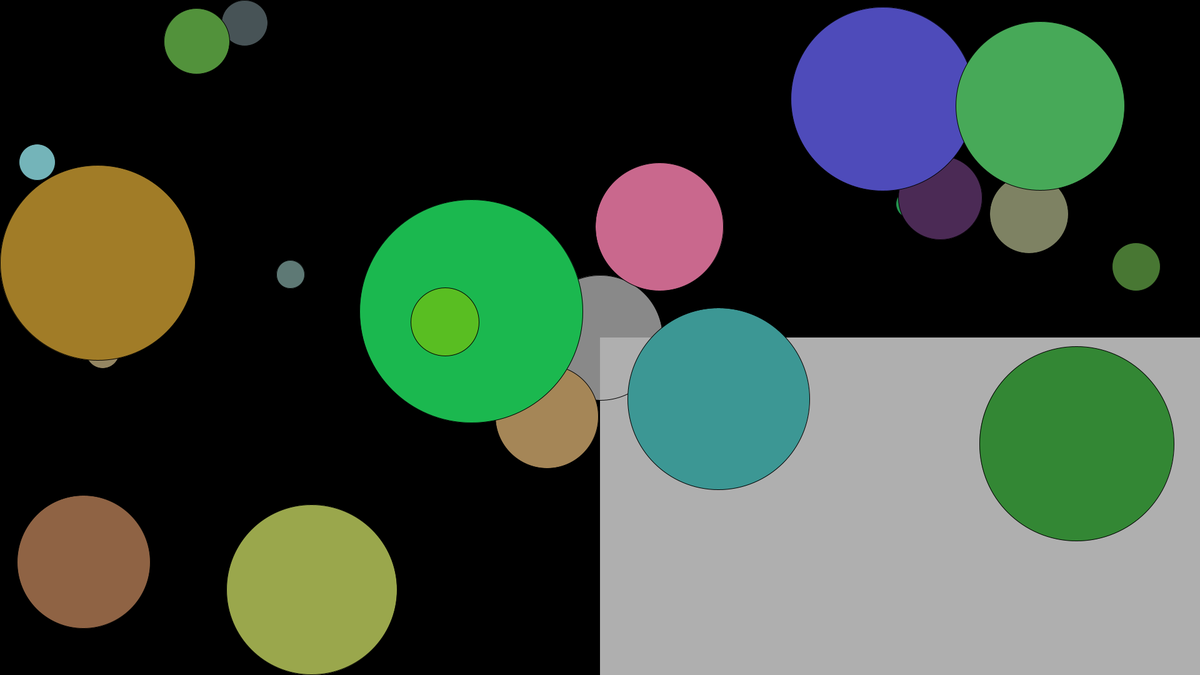
Frame 1 (no input)
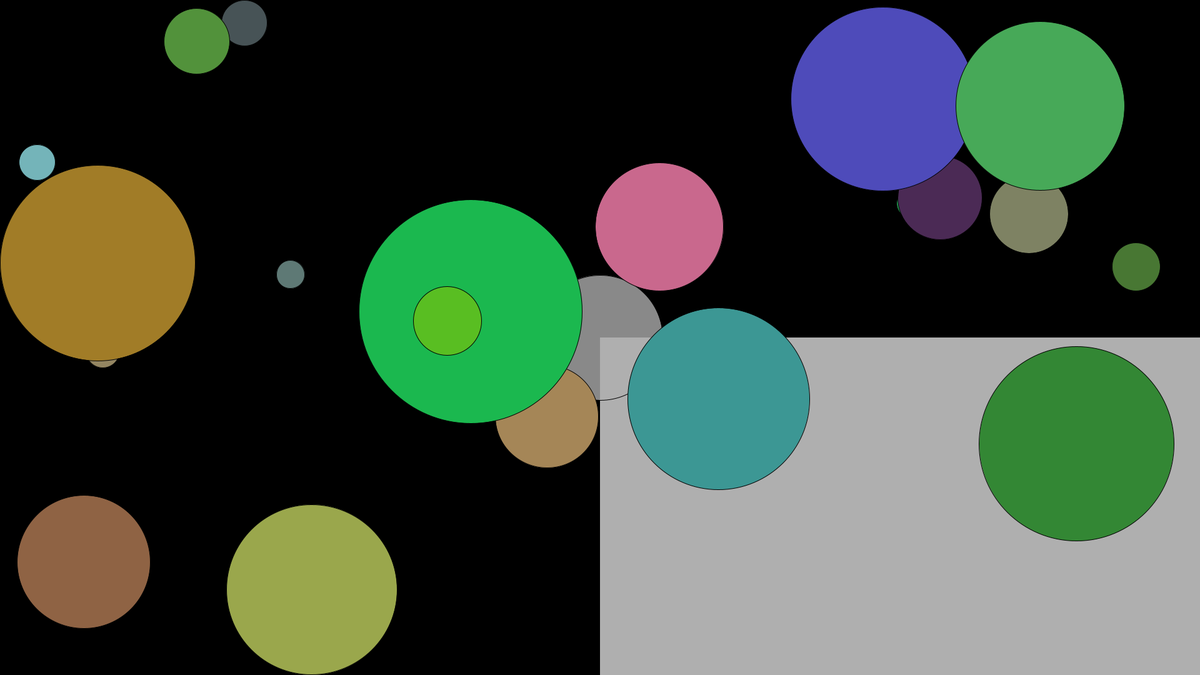
Frame 60 (the mouse pressed at the canvas centre just before this capture)
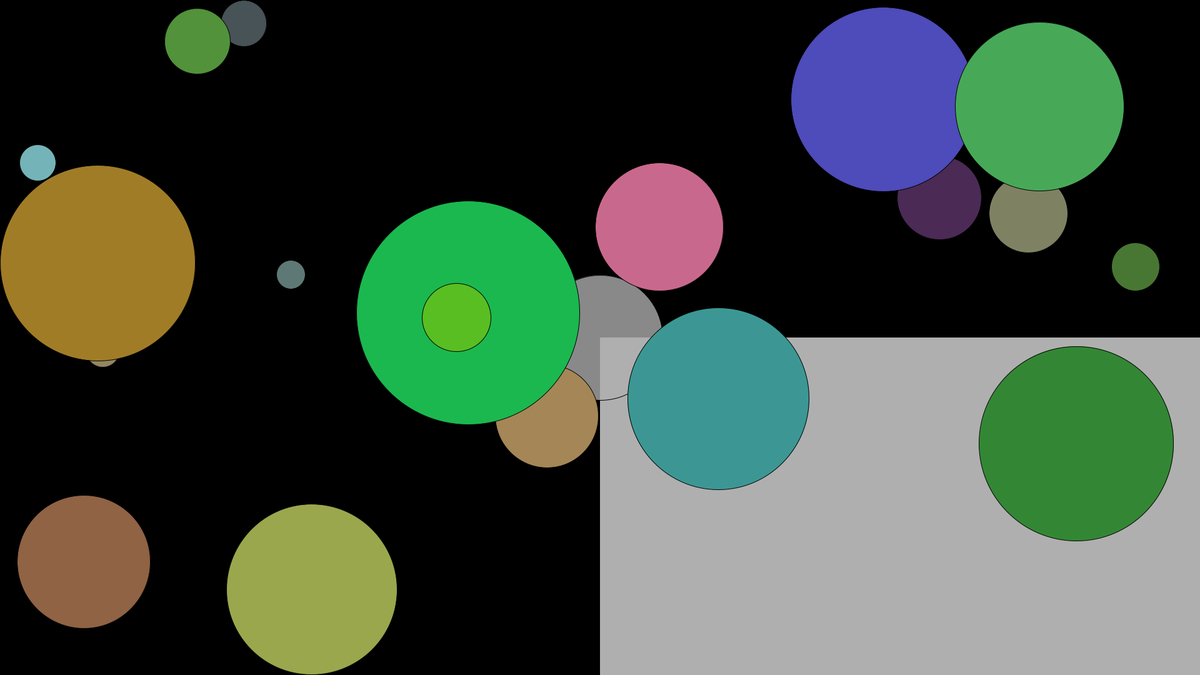
Frame 120 (the mouse held since frame 60 and released just before this capture)

The Processing sketch that drew these frames (run headless with seeded random() and noise(); from frame 60 on, the mouse is pressed at the canvas centre):

// Processing sketch: sketch_170122_gravity_objects
// ── sketch_170122_gravity_objects.pde
import java.util.*; 

class Liquid {
  float x,y,w,h;
  float c;
  
  Liquid(float x_, float y_, float w_, float h_, float c_) {
    x = x_;
    y = y_;
    w = w_;
    h = h_;
    c = c_;
  }
  void display() {
    noStroke();
    fill(175);
    rect(x,y,w,h);
  }
}
Liquid liquid;

class Mover {
  PVector location;
  PVector velocity;
  PVector acceleration;
  int topspeed;
  float mass;
  float scale;
  int r,g,b;
  int acclimit;
  float G;
  
  Mover(float m, float x, float y,int rr,int gg,int bb) {
    location=new PVector(x, y);
    velocity=new PVector(0, 0);
    acceleration=new PVector(0,0);
    topspeed=50;
    acclimit=2500;
    mass=m;
    G=0.5;
    scale=40;
    r=rr;
    g=gg;
    b=bb;
  }
  
  void applyForce(PVector force) {
    PVector f=force.get();
    f.div(mass);
    acceleration.add(f);
  }
  
  void update() {
    
    acceleration.limit(acclimit);
   //println(acceleration);
    velocity.add(acceleration);
    velocity.limit(topspeed);
    location.add(velocity);
    acceleration.mult(0);
    
  }
  
   void display() {
     stroke(0);
     fill(r,g,b);
     ellipse(location.x,location.y,mass*scale,mass*scale);
   }
   
   void checkEdges() {
    if ((location.x+(mass*scale)/2 > width) || (location.x-(mass*scale)/2 < 0)) {
     if (location.x+(mass*scale)/2>width) location.x=width-(mass*scale)/2;
     if (location.x-(mass*scale)/2<0) location.x=(mass*scale)/2;
      velocity.x = velocity.x * -0.9;
    }
    if ((location.y+(mass*scale)/2 > height) || (location.y-(mass*scale)/2 < 0)) {
      if (location.y+(mass*scale)/2>height) location.y=height-(mass*scale)/2;
     if (location.y-(mass*scale)/2<0) location.y=(mass*scale)/2;
    velocity.y = velocity.y * -0.9;
    }
   }
   
   boolean isInside(Liquid l) {
  if (location.x>l.x && location.x<l.x+l.w && location.y>l.y && location.y<l.y+l.h)
  {
    return true;
  } else {
    return false;
  }
}

void drag(Liquid l) {
   
    float speed=velocity.mag();
    float dragMagnitude=l.c*speed*speed;
    PVector drag=velocity.get();
    drag.mult(-1);
    drag.normalize();
    drag.mult(dragMagnitude);
    
    applyForce(drag);
}

PVector attract(Mover m) {
    PVector force=PVector.sub(location, m.location);
    float distance=force.mag();
    distance = constrain(distance,20,1000);
    force.normalize();
    float strength=(G*mass*m.mass)/(distance*distance);
    force.mult(strength);
    return force;
  }
}

Mover[] movers =new Mover[20];

class Attractor {
  float mass;
  PVector location;
  float G;
 
  Attractor() {
    location = new PVector(width/2,height/2);
    mass = 20;
    G=1;
  }
  
  PVector attract(Mover m) {
    PVector force=PVector.sub(location, m.location);
    float distance=force.mag();
    distance = constrain(distance,5,25);
    force.normalize();
    float strength=(G*mass*m.mass)/(distance*distance);
    force.mult(strength);
    return force;
  }
    
 
  void display() {
    stroke(0);
    fill(175,200);
    ellipse(location.x,location.y,mass*10,mass*10);
  }
}


Attractor a;

void setup() {
  size(1920,1080);
  background(0);
  liquid=new Liquid(width/2, height/2, width/2, height/2, 0.1);
  a = new Attractor();
  frameRate(1000);
  float noiset=0;
  for (int i=0; i<movers.length;i++) {
  movers[i]=new Mover(random(1,10),random(width),random(height),
  (int)map(noise(noiset),0,1,0,255),(int)map(noise(noiset+10000),0,1,0,255),(int)map(noise(noiset+100000),0,1,0,255));
   noiset+=1;
  }
}

 float t=0;
 
void draw() {
  background(0);
  liquid.display();
  a.display();
  
  
  
  PVector wind=new PVector();
  wind.x=(noise(t)-0.5)*1;
  wind.y=(noise(t+10000)-0.5)*1;
  if (mousePressed){ wind.x+=10;}
  
  
  for(int i=0;i<movers.length;i++) {
     if (movers[i].isInside(liquid)) {
      movers[i].drag(liquid);
    }
    for (int j=0;j<movers.length;j++) {
      if (i!=j) {
        PVector force=movers[j].attract(movers[i]);
        movers[i].applyForce(force);
      }
    }
    float m=movers[i].mass;
    PVector gravity=new PVector(0,0.1*m);
    
    //PVector f=a.attract(movers[i]);
    //movers[i].applyForce(f);
    movers[i].checkEdges();
    //movers[i].applyForce(wind);
   // movers[i].applyForce(gravity);
    
    movers[i].update();
    movers[i].display();
    
  }
  
  
  surface.setTitle(int(frameRate) + " fps");
  t+=0.01;
}
